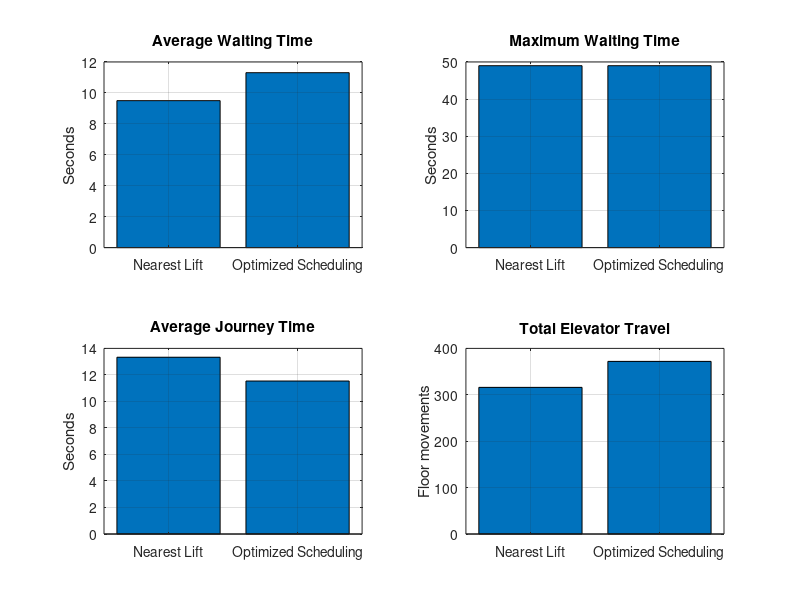

MATLAB code to generate this figure: (Note: this script raises an error after producing the figure.)
clc;
clear;
close all;

%% SYSTEM PARAMETERS
numFloors = 10;
numElevators = 3;
maxWeightKg = 600;          % Maximum load per elevator (kg)
simTime = 500;
travelTime = 3;
doorTime = 2;

rng(42);

%% GENERATE PASSENGER REQUESTS
arrivalTimes = sort(randi([1 simTime], 1, 80));
numPassengers = length(arrivalTimes);

origin = randi([1 numFloors], 1, numPassengers);
destination = randi([1 numFloors], 1, numPassengers);

% Give each passenger a random weight between 35 kg and 100 kg
passengerWeightKg = randi([35 100], 1, numPassengers);

for i = 1:numPassengers
    while destination(i) == origin(i)
        destination(i) = randi([1 numFloors]);
    end
end

%% RUN BOTH ALGORITHMS
% Algorithm 1: Nearest elevator
% Algorithm 2: Optimized elevator scheduling

results = cell(1,2);
algorithmNames = {'Nearest Lift', 'Optimized Scheduling'};

for alg = 1:2

    floorPos = ones(1, numElevators);
    direction = zeros(1, numElevators);
    loadWeightKg = zeros(1, numElevators);
    moveClock = zeros(1, numElevators);
    dwell = zeros(1, numElevators);

    onboard = cell(1, numElevators);
    assigned = cell(1, numElevators);

    for e = 1:numElevators
        onboard{e} = [];
        assigned{e} = [];
    end

    status = zeros(1, numPassengers);
    pickupTime = nan(1, numPassengers);
    dropTime = nan(1, numPassengers);

    totalTravel = 0;
    totalStops = 0;

    for t = 1:simTime

        %% ASSIGN NEW REQUESTS
        newRequests = find(arrivalTimes == t);

        for p = newRequests

            scores = inf(1, numElevators);

            for e = 1:numElevators

                % Count onboard and assigned passengers in reserved weight.
                reservedPassengers = [onboard{e}, assigned{e}];
                reservedWeightKg = sum(passengerWeightKg(reservedPassengers));

                if reservedWeightKg + passengerWeightKg(p) > maxWeightKg
                    continue;
                end

                dist = abs(floorPos(e) - origin(p));
                scores(e) = dist * travelTime;

                if alg == 2
                    if direction(e) ~= 0
                        reqDir = sign(destination(p)-origin(p));

                        if direction(e) ~= reqDir
                            scores(e) = scores(e) + 8;
                        end
                    end

                    % Penalize a heavily loaded elevator.
                    scores(e) = scores(e) + ...
                                2*length(assigned{e}) + ...
                                1.5*(loadWeightKg(e)/75);
                end
            end

            [bestScore, bestElevator] = min(scores);

            if isfinite(bestScore)
                assigned{bestElevator}(end+1) = p;
                status(p) = 1;
            end
        end

        %% MOVE ELEVATORS AND SERVE REQUESTS
        for e = 1:numElevators

            % Drop passengers at their destination
            if ~isempty(onboard{e})
                dropList = onboard{e}( ...
                    destination(onboard{e}) == floorPos(e));

                for p = dropList
                    status(p) = 3;
                    dropTime(p) = t;
                    totalStops = totalStops + 1;
                end

                onboard{e}( ...
                    destination(onboard{e}) == floorPos(e)) = [];
            end

            % Pick up passengers only when the weight limit allows it.
            if ~isempty(assigned{e})
                pickupList = assigned{e}( ...
                    origin(assigned{e}) == floorPos(e));

                currentLoadKg = sum(passengerWeightKg(onboard{e}));
                pickedNow = [];

                for p = pickupList
                    if currentLoadKg + passengerWeightKg(p) <= maxWeightKg
                        status(p) = 2;
                        pickupTime(p) = t;
                        onboard{e}(end+1) = p;
                        currentLoadKg = currentLoadKg + passengerWeightKg(p);
                        pickedNow(end+1) = p;
                        totalStops = totalStops + 1;
                    end
                end

                assigned{e}(ismember(assigned{e}, pickedNow)) = [];
            end

            loadWeightKg(e) = sum(passengerWeightKg(onboard{e}));

            if dwell(e) > 0
                dwell(e) = dwell(e) - 1;
                continue;
            end

            % Determine the next target floor
            targets = [];

            if ~isempty(onboard{e})
                targets = [targets destination(onboard{e})];
            end

            if ~isempty(assigned{e})
                targets = [targets origin(assigned{e})];
            end

            if isempty(targets)
                direction(e) = 0;
                continue;
            end

            % Prefer continuing in the current direction
            if direction(e) > 0
                ahead = targets(targets > floorPos(e));

                if ~isempty(ahead)
                    target = min(ahead);
                else
                    target = max(targets);
                end

            elseif direction(e) < 0
                ahead = targets(targets < floorPos(e));

                if ~isempty(ahead)
                    target = max(ahead);
                else
                    target = min(targets);
                end

            else
                [~, idx] = min(abs(targets-floorPos(e)));
                target = targets(idx);
            end

            if target ~= floorPos(e)
                direction(e) = sign(target-floorPos(e));
                moveClock(e) = moveClock(e) + 1;

                if moveClock(e) >= travelTime
                    floorPos(e) = floorPos(e) + direction(e);
                    moveClock(e) = 0;
                    totalTravel = totalTravel + 1;
                end
            else
                dwell(e) = doorTime;
            end
        end
    end

    %% CALCULATE PERFORMANCE
    completed = find(status == 3);

    if ~isempty(completed)
        wait = pickupTime(completed) - arrivalTimes(completed);
        journey = dropTime(completed) - pickupTime(completed);

        results{alg}.avgWait = mean(wait);
        results{alg}.maxWait = max(wait);
        results{alg}.avgJourney = mean(journey);
    else
        results{alg}.avgWait = NaN;
        results{alg}.maxWait = NaN;
        results{alg}.avgJourney = NaN;
    end

    results{alg}.completed = length(completed);
    results{alg}.total = numPassengers;
    results{alg}.travel = totalTravel;
    results{alg}.stops = totalStops;

    fprintf('\n%s\n', algorithmNames{alg});
    fprintf('Completed passengers: %d / %d\n', ...
        length(completed), numPassengers);
    fprintf('Average waiting time: %.2f seconds\n', ...
        results{alg}.avgWait);
    fprintf('Maximum waiting time: %.2f seconds\n', ...
        results{alg}.maxWait);
    fprintf('Average journey time: %.2f seconds\n', ...
        results{alg}.avgJourney);
    fprintf('Total floor movements: %d\n', totalTravel);
end

%% PERFORMANCE GRAPHS
avgWait = [results{1}.avgWait results{2}.avgWait];
maxWait = [results{1}.maxWait results{2}.maxWait];
avgJourney = [results{1}.avgJourney results{2}.avgJourney];
travel = [results{1}.travel results{2}.travel];

figure('Name','Elevator Scheduling Comparison');

subplot(2,2,1);
bar(avgWait);
set(gca,'XTickLabel',algorithmNames);
ylabel('Seconds');
title('Average Waiting Time');
grid on;

subplot(2,2,2);
bar(maxWait);
set(gca,'XTickLabel',algorithmNames);
ylabel('Seconds');
title('Maximum Waiting Time');
grid on;

subplot(2,2,3);
bar(avgJourney);
set(gca,'XTickLabel',algorithmNames);
ylabel('Seconds');
title('Average Journey Time');
grid on;

subplot(2,2,4);
bar(travel);
set(gca,'XTickLabel',algorithmNames);
ylabel('Floor movements');
title('Total Elevator Travel');
grid on;

sgtitle('Elevator Scheduling Performance');

%% WAITING TIME IMPROVEMENT
if avgWait(1) > 0
    improvement = (avgWait(1)-avgWait(2))/avgWait(1)*100;
    fprintf('\nWaiting time improvement: %.2f%%\n', improvement);
end
